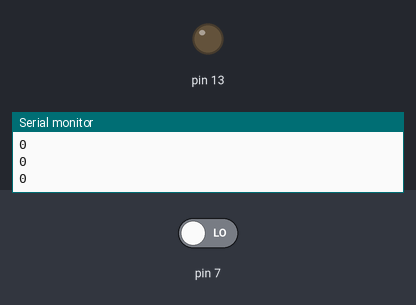
This sketch was run on a simulated Arduino Uno, built with avr-gcc and run on an emulated ATmega328P. Shown: output pins drawn as LEDs (lit = HIGH), the last lines printed to the serial monitor. The inputs (shaded band) are chosen by the test bench; at power-on: pin 7 LOW.

Above: at 1.8 s.
1.9 s: pin 7 driven HIGH
At 3.0 s:
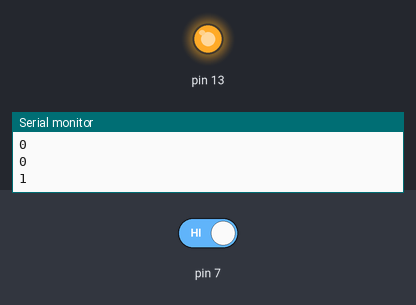
4.9 s: pin 7 driven LOW
At 7.6 s:
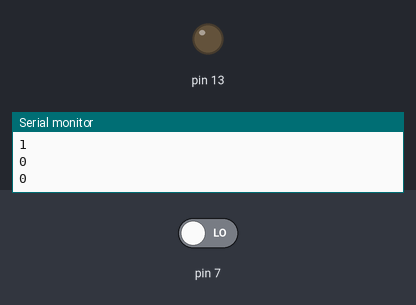
Timing chart, 0 to 9.1 s (numbered marks = the images above; inputs shaded):
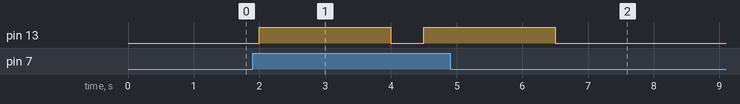

Measured:
- after the input at 1.9 s, pin 13: LOW → HIGH after 0.10 s, → LOW 2.0 s later, → HIGH 0.50 s later
- after the input at 4.9 s, pin 13: goes on until 6.5 s, then stays LOW

The sketch:

soundsensor.ino
```cpp
void setup() {
  pinMode(7,INPUT);
  Serial.begin(9600);
  pinMode(13,OUTPUT);
}
void loop(){
    int sensorValueDigital = digitalRead(7);
    Serial.println(sensorValueDigital);
    if (sensorValueDigital == 1 ){
      digitalWrite(13,HIGH);
      delay(2000);
      digitalWrite(13,LOW);
    }
    delay(500);
}
```
